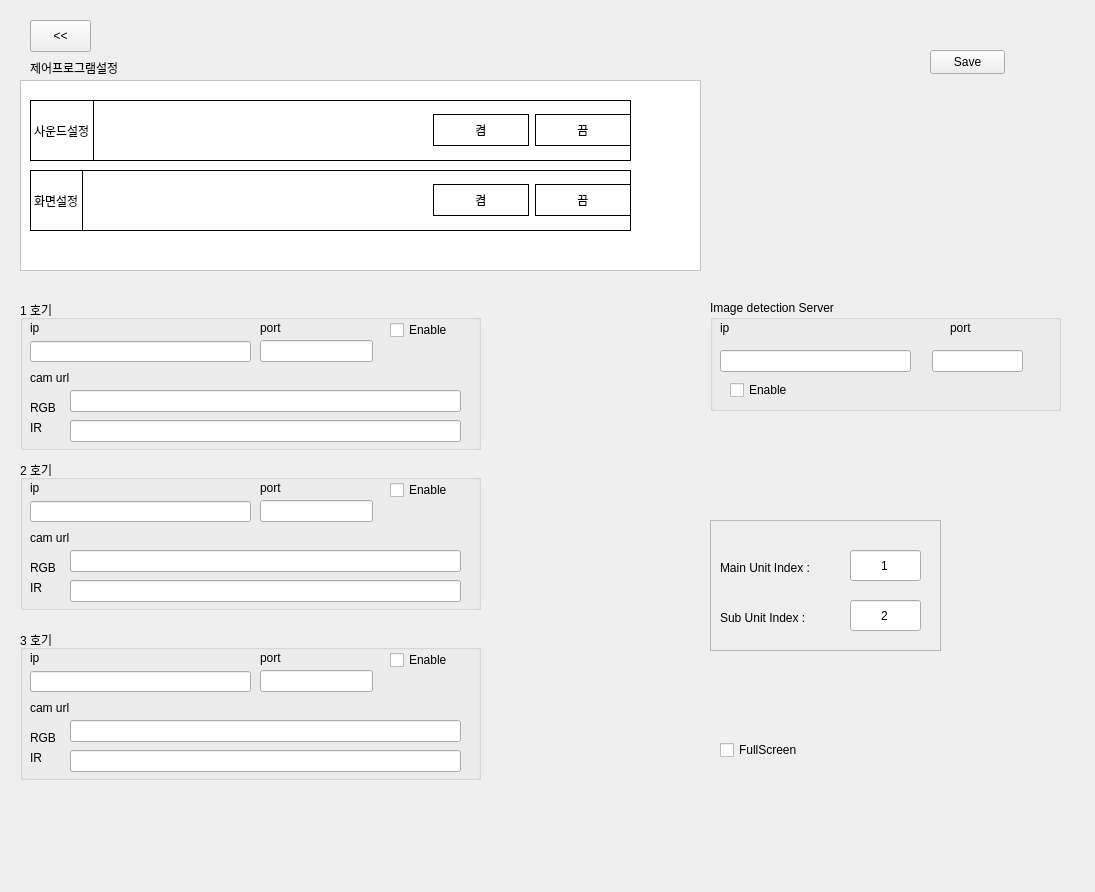
<?xml version="1.0" encoding="UTF-8"?>
<ui version="4.0">
 <class>SetupForm</class>
 <widget class="QWidget" name="SetupForm">
  <property name="geometry">
   <rect>
    <x>0</x>
    <y>0</y>
    <width>1095</width>
    <height>892</height>
   </rect>
  </property>
  <property name="windowTitle">
   <string>설정</string>
  </property>
  <widget class="QLabel" name="label">
   <property name="geometry">
    <rect>
     <x>30</x>
     <y>60</y>
     <width>111</width>
     <height>16</height>
    </rect>
   </property>
   <property name="text">
    <string>제어프로그램설정</string>
   </property>
  </widget>
  <widget class="QFrame" name="ControlFrame">
   <property name="geometry">
    <rect>
     <x>20</x>
     <y>80</y>
     <width>681</width>
     <height>191</height>
    </rect>
   </property>
   <property name="styleSheet">
    <string notr="true">background-color : white;</string>
   </property>
   <property name="frameShape">
    <enum>QFrame::Shape::StyledPanel</enum>
   </property>
   <property name="frameShadow">
    <enum>QFrame::Shadow::Raised</enum>
   </property>
   <widget class="QWidget" name="widgetScreenSetting" native="true">
    <property name="geometry">
     <rect>
      <x>10</x>
      <y>90</y>
      <width>601</width>
      <height>61</height>
     </rect>
    </property>
    <property name="styleSheet">
     <string notr="true">border : 1px solid black;
</string>
    </property>
    <layout class="QHBoxLayout" name="horizontalLayout_2">
     <item>
      <widget class="QLabel" name="screenconfig_label">
       <property name="text">
        <string>화면설정</string>
       </property>
      </widget>
     </item>
     <item>
      <spacer name="horizontalSpacer_2">
       <property name="orientation">
        <enum>Qt::Orientation::Horizontal</enum>
       </property>
       <property name="sizeHint" stdset="0">
        <size>
         <width>40</width>
         <height>20</height>
        </size>
       </property>
      </spacer>
     </item>
     <item>
      <widget class="QPushButton" name="btnFullScreenOn">
       <property name="minimumSize">
        <size>
         <width>96</width>
         <height>32</height>
        </size>
       </property>
       <property name="text">
        <string>켬</string>
       </property>
      </widget>
     </item>
     <item>
      <widget class="QPushButton" name="btnFullScreenOff">
       <property name="minimumSize">
        <size>
         <width>96</width>
         <height>32</height>
        </size>
       </property>
       <property name="text">
        <string>끔</string>
       </property>
      </widget>
     </item>
    </layout>
   </widget>
   <widget class="QWidget" name="widgetSoundSetting" native="true">
    <property name="geometry">
     <rect>
      <x>10</x>
      <y>20</y>
      <width>601</width>
      <height>61</height>
     </rect>
    </property>
    <property name="styleSheet">
     <string notr="true">border : 1px solid black;
</string>
    </property>
    <layout class="QHBoxLayout" name="horizontalLayout">
     <item>
      <widget class="QLabel" name="soundconfiglabel">
       <property name="text">
        <string>사운드설정</string>
       </property>
      </widget>
     </item>
     <item>
      <spacer name="horizontalSpacer">
       <property name="orientation">
        <enum>Qt::Orientation::Horizontal</enum>
       </property>
       <property name="sizeHint" stdset="0">
        <size>
         <width>40</width>
         <height>20</height>
        </size>
       </property>
      </spacer>
     </item>
     <item>
      <widget class="QPushButton" name="btnSoundOn">
       <property name="minimumSize">
        <size>
         <width>96</width>
         <height>32</height>
        </size>
       </property>
       <property name="text">
        <string>켬</string>
       </property>
      </widget>
     </item>
     <item>
      <widget class="QPushButton" name="btnSoundOff">
       <property name="minimumSize">
        <size>
         <width>96</width>
         <height>32</height>
        </size>
       </property>
       <property name="text">
        <string>끔</string>
       </property>
      </widget>
     </item>
    </layout>
   </widget>
  </widget>
  <widget class="QPushButton" name="btnBack">
   <property name="geometry">
    <rect>
     <x>30</x>
     <y>20</y>
     <width>61</width>
     <height>32</height>
    </rect>
   </property>
   <property name="text">
    <string>&lt;&lt;</string>
   </property>
  </widget>
  <widget class="QPushButton" name="pushButton_saveSetup">
   <property name="geometry">
    <rect>
     <x>930</x>
     <y>50</y>
     <width>75</width>
     <height>24</height>
    </rect>
   </property>
   <property name="text">
    <string>Save</string>
   </property>
  </widget>
  <widget class="QGroupBox" name="DectectionServerConfig">
   <property name="geometry">
    <rect>
     <x>710</x>
     <y>300</y>
     <width>351</width>
     <height>111</height>
    </rect>
   </property>
   <property name="title">
    <string>Image detection Server</string>
   </property>
   <widget class="QLabel" name="label_7">
    <property name="geometry">
     <rect>
      <x>10</x>
      <y>20</y>
      <width>31</width>
      <height>16</height>
     </rect>
    </property>
    <property name="text">
     <string>ip</string>
    </property>
   </widget>
   <widget class="QLabel" name="label_11">
    <property name="geometry">
     <rect>
      <x>240</x>
      <y>20</y>
      <width>31</width>
      <height>16</height>
     </rect>
    </property>
    <property name="text">
     <string>port</string>
    </property>
   </widget>
   <widget class="QCheckBox" name="cbEnableImgDetection">
    <property name="geometry">
     <rect>
      <x>20</x>
      <y>80</y>
      <width>79</width>
      <height>20</height>
     </rect>
    </property>
    <property name="text">
     <string>Enable</string>
    </property>
   </widget>
   <widget class="QLineEdit" name="lineEdit_detecter_ip">
    <property name="geometry">
     <rect>
      <x>10</x>
      <y>50</y>
      <width>191</width>
      <height>22</height>
     </rect>
    </property>
   </widget>
   <widget class="QLineEdit" name="lineEdit_detecter_port">
    <property name="geometry">
     <rect>
      <x>222</x>
      <y>50</y>
      <width>91</width>
      <height>22</height>
     </rect>
    </property>
   </widget>
  </widget>
  <widget class="QGroupBox" name="Unit_1">
   <property name="geometry">
    <rect>
     <x>20</x>
     <y>300</y>
     <width>461</width>
     <height>150</height>
    </rect>
   </property>
   <property name="title">
    <string>1 호기</string>
   </property>
   <widget class="QLabel" name="label_3">
    <property name="geometry">
     <rect>
      <x>10</x>
      <y>20</y>
      <width>31</width>
      <height>16</height>
     </rect>
    </property>
    <property name="text">
     <string>ip</string>
    </property>
   </widget>
   <widget class="QLabel" name="label_5">
    <property name="geometry">
     <rect>
      <x>10</x>
      <y>70</y>
      <width>71</width>
      <height>16</height>
     </rect>
    </property>
    <property name="text">
     <string>cam url</string>
    </property>
   </widget>
   <widget class="QLabel" name="label_4">
    <property name="geometry">
     <rect>
      <x>240</x>
      <y>20</y>
      <width>31</width>
      <height>16</height>
     </rect>
    </property>
    <property name="text">
     <string>port</string>
    </property>
   </widget>
   <widget class="QCheckBox" name="cbUnit_1_Enable">
    <property name="geometry">
     <rect>
      <x>370</x>
      <y>20</y>
      <width>79</width>
      <height>20</height>
     </rect>
    </property>
    <property name="text">
     <string>Enable</string>
    </property>
   </widget>
   <widget class="QLineEdit" name="textEditCar1ip">
    <property name="geometry">
     <rect>
      <x>10</x>
      <y>41</y>
      <width>221</width>
      <height>21</height>
     </rect>
    </property>
   </widget>
   <widget class="QLineEdit" name="textEditCar1port">
    <property name="geometry">
     <rect>
      <x>240</x>
      <y>40</y>
      <width>113</width>
      <height>22</height>
     </rect>
    </property>
   </widget>
   <widget class="QLineEdit" name="textEditCar1Camurl_rgb">
    <property name="geometry">
     <rect>
      <x>50</x>
      <y>90</y>
      <width>391</width>
      <height>22</height>
     </rect>
    </property>
   </widget>
   <widget class="QLineEdit" name="textEditCar1Camurl_IR">
    <property name="geometry">
     <rect>
      <x>50</x>
      <y>120</y>
      <width>391</width>
      <height>22</height>
     </rect>
    </property>
   </widget>
   <widget class="QLabel" name="label_2">
    <property name="geometry">
     <rect>
      <x>10</x>
      <y>100</y>
      <width>31</width>
      <height>16</height>
     </rect>
    </property>
    <property name="text">
     <string>RGB</string>
    </property>
   </widget>
   <widget class="QLabel" name="label_14">
    <property name="geometry">
     <rect>
      <x>10</x>
      <y>120</y>
      <width>31</width>
      <height>16</height>
     </rect>
    </property>
    <property name="text">
     <string>IR</string>
    </property>
   </widget>
  </widget>
  <widget class="QGroupBox" name="Unit_2">
   <property name="geometry">
    <rect>
     <x>20</x>
     <y>460</y>
     <width>461</width>
     <height>150</height>
    </rect>
   </property>
   <property name="title">
    <string>2 호기</string>
   </property>
   <widget class="QLabel" name="label_12">
    <property name="geometry">
     <rect>
      <x>10</x>
      <y>20</y>
      <width>31</width>
      <height>16</height>
     </rect>
    </property>
    <property name="text">
     <string>ip</string>
    </property>
   </widget>
   <widget class="QLabel" name="label_13">
    <property name="geometry">
     <rect>
      <x>10</x>
      <y>70</y>
      <width>71</width>
      <height>16</height>
     </rect>
    </property>
    <property name="text">
     <string>cam url</string>
    </property>
   </widget>
   <widget class="QLabel" name="label_16">
    <property name="geometry">
     <rect>
      <x>240</x>
      <y>20</y>
      <width>31</width>
      <height>16</height>
     </rect>
    </property>
    <property name="text">
     <string>port</string>
    </property>
   </widget>
   <widget class="QCheckBox" name="cbUnit_2_Enable">
    <property name="geometry">
     <rect>
      <x>370</x>
      <y>20</y>
      <width>79</width>
      <height>20</height>
     </rect>
    </property>
    <property name="text">
     <string>Enable</string>
    </property>
   </widget>
   <widget class="QLineEdit" name="textEditCar2ip">
    <property name="geometry">
     <rect>
      <x>10</x>
      <y>41</y>
      <width>221</width>
      <height>21</height>
     </rect>
    </property>
   </widget>
   <widget class="QLineEdit" name="textEditCar2port">
    <property name="geometry">
     <rect>
      <x>240</x>
      <y>40</y>
      <width>113</width>
      <height>22</height>
     </rect>
    </property>
   </widget>
   <widget class="QLineEdit" name="textEditCar2Camurl_rgb">
    <property name="geometry">
     <rect>
      <x>50</x>
      <y>90</y>
      <width>391</width>
      <height>22</height>
     </rect>
    </property>
   </widget>
   <widget class="QLineEdit" name="textEditCar2Camurl_IR">
    <property name="geometry">
     <rect>
      <x>50</x>
      <y>120</y>
      <width>391</width>
      <height>22</height>
     </rect>
    </property>
   </widget>
   <widget class="QLabel" name="label_17">
    <property name="geometry">
     <rect>
      <x>10</x>
      <y>100</y>
      <width>31</width>
      <height>16</height>
     </rect>
    </property>
    <property name="text">
     <string>RGB</string>
    </property>
   </widget>
   <widget class="QLabel" name="label_18">
    <property name="geometry">
     <rect>
      <x>10</x>
      <y>120</y>
      <width>31</width>
      <height>16</height>
     </rect>
    </property>
    <property name="text">
     <string>IR</string>
    </property>
   </widget>
  </widget>
  <widget class="QGroupBox" name="Unit_3">
   <property name="geometry">
    <rect>
     <x>20</x>
     <y>630</y>
     <width>461</width>
     <height>150</height>
    </rect>
   </property>
   <property name="title">
    <string>3 호기</string>
   </property>
   <widget class="QLabel" name="label_19">
    <property name="geometry">
     <rect>
      <x>10</x>
      <y>20</y>
      <width>31</width>
      <height>16</height>
     </rect>
    </property>
    <property name="text">
     <string>ip</string>
    </property>
   </widget>
   <widget class="QLabel" name="label_20">
    <property name="geometry">
     <rect>
      <x>10</x>
      <y>70</y>
      <width>71</width>
      <height>16</height>
     </rect>
    </property>
    <property name="text">
     <string>cam url</string>
    </property>
   </widget>
   <widget class="QLabel" name="label_21">
    <property name="geometry">
     <rect>
      <x>240</x>
      <y>20</y>
      <width>31</width>
      <height>16</height>
     </rect>
    </property>
    <property name="text">
     <string>port</string>
    </property>
   </widget>
   <widget class="QCheckBox" name="cbUnit_3_Enable">
    <property name="geometry">
     <rect>
      <x>370</x>
      <y>20</y>
      <width>79</width>
      <height>20</height>
     </rect>
    </property>
    <property name="text">
     <string>Enable</string>
    </property>
   </widget>
   <widget class="QLineEdit" name="textEditCar3ip">
    <property name="geometry">
     <rect>
      <x>10</x>
      <y>41</y>
      <width>221</width>
      <height>21</height>
     </rect>
    </property>
   </widget>
   <widget class="QLineEdit" name="textEditCar3port">
    <property name="geometry">
     <rect>
      <x>240</x>
      <y>40</y>
      <width>113</width>
      <height>22</height>
     </rect>
    </property>
   </widget>
   <widget class="QLineEdit" name="textEditCar3Camurl_rgb">
    <property name="geometry">
     <rect>
      <x>50</x>
      <y>90</y>
      <width>391</width>
      <height>22</height>
     </rect>
    </property>
   </widget>
   <widget class="QLineEdit" name="textEditCar3Camurl_IR">
    <property name="geometry">
     <rect>
      <x>50</x>
      <y>120</y>
      <width>391</width>
      <height>22</height>
     </rect>
    </property>
   </widget>
   <widget class="QLabel" name="label_22">
    <property name="geometry">
     <rect>
      <x>10</x>
      <y>100</y>
      <width>31</width>
      <height>16</height>
     </rect>
    </property>
    <property name="text">
     <string>RGB</string>
    </property>
   </widget>
   <widget class="QLabel" name="label_23">
    <property name="geometry">
     <rect>
      <x>10</x>
      <y>120</y>
      <width>31</width>
      <height>16</height>
     </rect>
    </property>
    <property name="text">
     <string>IR</string>
    </property>
   </widget>
  </widget>
  <widget class="QFrame" name="frameUnitSlect">
   <property name="geometry">
    <rect>
     <x>710</x>
     <y>520</y>
     <width>231</width>
     <height>131</height>
    </rect>
   </property>
   <property name="frameShape">
    <enum>QFrame::Shape::StyledPanel</enum>
   </property>
   <property name="frameShadow">
    <enum>QFrame::Shadow::Raised</enum>
   </property>
   <widget class="QLabel" name="label_6">
    <property name="geometry">
     <rect>
      <x>10</x>
      <y>40</y>
      <width>121</width>
      <height>16</height>
     </rect>
    </property>
    <property name="text">
     <string>Main Unit Index :</string>
    </property>
   </widget>
   <widget class="QLineEdit" name="lineEditSelectUnitIndex">
    <property name="geometry">
     <rect>
      <x>140</x>
      <y>30</y>
      <width>71</width>
      <height>31</height>
     </rect>
    </property>
    <property name="text">
     <string>1</string>
    </property>
    <property name="alignment">
     <set>Qt::AlignmentFlag::AlignCenter</set>
    </property>
   </widget>
   <widget class="QLineEdit" name="lineEditSelectUnitIndex_Sub">
    <property name="geometry">
     <rect>
      <x>140</x>
      <y>80</y>
      <width>71</width>
      <height>31</height>
     </rect>
    </property>
    <property name="text">
     <string>2</string>
    </property>
    <property name="alignment">
     <set>Qt::AlignmentFlag::AlignCenter</set>
    </property>
   </widget>
   <widget class="QLabel" name="label_8">
    <property name="geometry">
     <rect>
      <x>10</x>
      <y>90</y>
      <width>121</width>
      <height>16</height>
     </rect>
    </property>
    <property name="text">
     <string>Sub Unit Index :</string>
    </property>
   </widget>
  </widget>
  <widget class="QCheckBox" name="checkBox_fullScreen">
   <property name="geometry">
    <rect>
     <x>720</x>
     <y>740</y>
     <width>79</width>
     <height>20</height>
    </rect>
   </property>
   <property name="text">
    <string>FullScreen</string>
   </property>
  </widget>
 </widget>
 <resources/>
 <connections/>
</ui>
